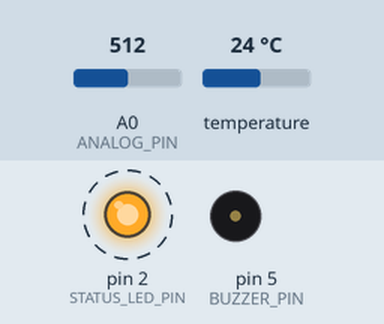
Bench run of a sketch on a simulated Arduino Uno, built with avr-gcc and run on an emulated ATmega328P. On the bench: output pins drawn as LEDs (lit = HIGH), buzzer (waves = sounding, pin HIGH). Dashed ring = blinking. The test bench sets the inputs (shaded band); at power-on: A0 (ANALOG_PIN) = 512, temperature 24 °C. Random numbers use the default seed unless the sketch sets one; what the sketch prints to the serial monitor is not drawn.

Above: at 1.8 s.
1.9 s: A0 (ANALOG_PIN) set to 587
7.9 s: A0 (ANALOG_PIN) set to 607
At 9.4 s:
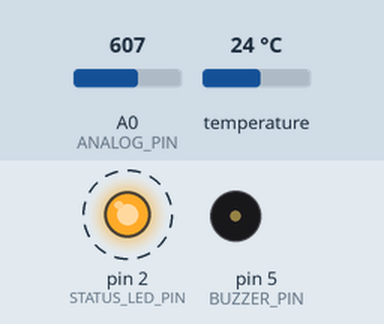
13.9 s: temperature set to 20.7 °C
17.9 s: temperature set to 19.1 °C
At 19.4 s:
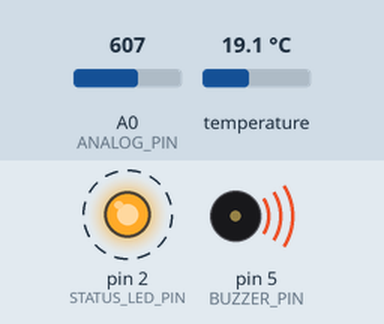
Timing chart, 0 to 29.9 s (numbered marks = the images above; inputs shaded):
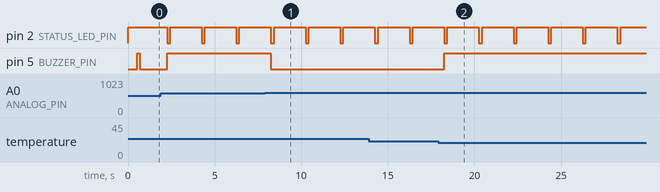

Measured:
- the behaviour switches between 20 and 19.9 °C on temperature (found by bisection; images 1 and 2)
- after the input at 7.9 s, pin 5 (BUZZER_PIN): HIGH → LOW after 0.35 s
- after the input at 17.9 s, pin 5 (BUZZER_PIN): LOW → HIGH after 0.35 s
- by itself, pin 2 (STATUS_LED_PIN): alternates HIGH for 1.8 s and LOW for 0.18 s

The sketch:

AquaSentinel_ESP8266.ino
```cpp
/*
 * AquaSentinel — ESP8266 Water Quality IoT Node + HM-10 BLE Bridge
 *
 * Hardware Setup:
 *  - ESP8266 Development Board (NodeMCU v2/v3 or Wemos D1 Mini)
 *  - HM-10 (or AT-09 / CC2541 / MLT-BT05) Bluetooth 4.0 LE Module
 *  - DS18B20 Digital Waterproof Temperature Sensor (GPIO 4 / D2, 4.7k pull-up)
 *  - Analog Sensor on A0 (e.g., Analog pH or Turbidity Sensor)
 *  - Alert Buzzer on GPIO 5 / D1
 *  - Onboard Status LED on GPIO 2 / D4
 *
 * HM-10 to ESP8266 Wiring:
 *  - HM-10 VCC  --> 5V (or 3.3V depending on module breakout board)
 *  - HM-10 GND  --> ESP8266 GND
 *  - HM-10 TXD  --> ESP8266 D5 (GPIO 14, SoftwareSerial RX)
 *  - HM-10 RXD  --> ESP8266 D6 (GPIO 12, SoftwareSerial TX)
 *    (Note: HM-10 RX is 3.3V logic tolerant, matching ESP8266 3.3V logic)
 *
 * How it works with the Web Dashboard:
 *  1. HM-10 advertises standard BLE Service UUID: 0000ffe0-0000-1000-8000-00805f9b34fb
 *  2. ESP8266 formats sensor data as a compact JSON string terminated with '\n'.
 *  3. SoftwareSerial sends this string to HM-10.
 *  4. HM-10 transmits it over BLE characteristic 0000ffe1-0000-1000-8000-00805f9b34fb in 20-byte chunks.
 *  5. AquaSentinel web app reassembles the chunks on '\n' and feeds them to the live dashboard & Gemini AI!
 */

#include <SoftwareSerial.h>
#include <OneWire.h>
#include <DallasTemperature.h>

// ================= PIN DEFINITIONS =================
#define ONE_WIRE_BUS      4   // D2 (GPIO 4) for DS18B20 1-Wire
#define BUZZER_PIN        5   // D1 (GPIO 5) for alert buzzer
#define STATUS_LED_PIN    2   // D4 (GPIO 2) onboard LED (Active LOW on ESP8266)
#define ANALOG_PIN        A0  // ESP8266 ADC0 (0-1.0V or 0-3.3V on NodeMCU boards)

// HM-10 SoftwareSerial Pins
#define HM10_RX_PIN       14  // D5 (GPIO 14) connects to HM-10 TX
#define HM10_TX_PIN       12  // D6 (GPIO 12) connects to HM-10 RX

// Sensor Objects
SoftwareSerial bleSerial(HM10_RX_PIN, HM10_TX_PIN); // RX, TX
OneWire oneWire(ONE_WIRE_BUS);
DallasTemperature tempSensor(&oneWire);

// Telemetry thresholds
const float TEMP_MIN = 20.0;
const float TEMP_MAX = 33.0;
const float PH_MIN = 6.5;
const float PH_MAX = 8.5;
const float TURB_ALERT = 80.0;

// Variables
float currentTemp = 27.5;
float currentPh = 7.2;
float currentTurbidity = 22.0;

unsigned long lastSendTime = 0;
const unsigned long SEND_INTERVAL_MS = 2000; // Broadcast every 2 seconds

// Moving average for analog pin
float readA0Voltage(int samples = 10) {
  long sum = 0;
  for (int i = 0; i < samples; i++) {
    sum += analogRead(ANALOG_PIN);
    delay(5);
  }
  float avgRaw = (float)sum / samples;
  // NodeMCU internal voltage divider scales 0-3.3V down to 0-1.0V for ESP8266 ADC
  return (avgRaw / 1024.0) * 3.3;
}

void setup() {
  pinMode(BUZZER_PIN, OUTPUT);
  pinMode(STATUS_LED_PIN, OUTPUT);
  digitalWrite(BUZZER_PIN, LOW);
  digitalWrite(STATUS_LED_PIN, HIGH); // Off for active-low LED

  // USB Serial Monitor
  Serial.begin(115200);
  delay(500);
  Serial.println(F("\n====================================="));
  Serial.println(F("AquaSentinel ESP8266 + HM-10 Node Starting..."));
  Serial.println(F("====================================="));

  // HM-10 BLE Baud Rate (Standard default is 9600)
  bleSerial.begin(9600);
  Serial.println(F("[BLE] SoftwareSerial initialized at 9600 baud."));

  // Initialize Temperature Sensor
  tempSensor.begin();
  tempSensor.setResolution(10);
  Serial.println(F("[Sensors] DS18B20 temperature sensor ready."));

  // Beep on boot
  digitalWrite(BUZZER_PIN, HIGH);
  delay(150);
  digitalWrite(BUZZER_PIN, LOW);
}

void loop() {
  unsigned long now = millis();

  // Read sensors and transmit every SEND_INTERVAL_MS
  if (now - lastSendTime >= SEND_INTERVAL_MS) {
    lastSendTime = now;

    // 1. Read DS18B20 Temperature
    tempSensor.requestTemperatures();
    float t = tempSensor.getTempCByIndex(0);
    if (t > -50.0 && t < 85.0) {
      currentTemp = t;
    } else {
      // Fallback simulated realistic variation if probe disconnected
      currentTemp += ((float)(random(-15, 16)) / 100.0);
      if (currentTemp < 24.0) currentTemp = 24.5;
      if (currentTemp > 31.0) currentTemp = 30.5;
    }

    // 2. Read Analog Sensor (pH calculation formula: pH = 7.0 + (2.5 - V) * slope)
    float vA0 = readA0Voltage(10);
    currentPh = 7.0 + (2.5 - vA0) * 3.5;
    if (currentPh < 0.0) currentPh = 0.0;
    if (currentPh > 14.0) currentPh = 14.0;

    // 3. Turbidity simulation or reading
    currentTurbidity = 20.0 + ((float)random(0, 150) / 10.0);

    // 4. Determine status indicators
    String tempStatus = "NORMAL";
    if (currentTemp < TEMP_MIN || currentTemp > TEMP_MAX) tempStatus = "DANGER";
    else if (currentTemp < 23.0 || currentTemp > 30.0) tempStatus = "WARNING";

    String phStatus = "NORMAL";
    if (currentPh < 6.0 || currentPh > 9.0) phStatus = "DANGER";
    else if (currentPh < PH_MIN || currentPh > PH_MAX) phStatus = "WARNING";

    String turbStatus = (currentTurbidity > TURB_ALERT) ? "DANGER" : (currentTurbidity > 50.0 ? "WARNING" : "NORMAL");

    String overallStatus = "NORMAL";
    if (tempStatus == "DANGER" || phStatus == "DANGER" || turbStatus == "DANGER") {
      overallStatus = "DANGER";
    } else if (tempStatus == "WARNING" || phStatus == "WARNING" || turbStatus == "WARNING") {
      overallStatus = "WARNING";
    }

    // 5. Trigger buzzer on DANGER
    bool buzzerActive = (overallStatus == "DANGER");
    digitalWrite(BUZZER_PIN, buzzerActive ? HIGH : LOW);

    // Blink Status LED during transmission
    digitalWrite(STATUS_LED_PIN, LOW); // LED ON

    // 6. Assemble compact JSON payload terminated with '\n'
    // IMPORTANT: Keep JSON concise to minimize BLE chunk count
    String jsonPayload = "{\"temperature\":" + String(currentTemp, 2) +
                         ",\"ph\":" + String(currentPh, 2) +
                         ",\"turbidity\":" + String(currentTurbidity, 1) +
                         ",\"temperatureStatus\":\"" + tempStatus + "\"" +
                         ",\"phStatus\":\"" + phStatus + "\"" +
                         ",\"turbidityStatus\":\"" + turbStatus + "\"" +
                         ",\"overallStatus\":\"" + overallStatus + "\"" +
                         ",\"buzzer\":" + (buzzerActive ? "1" : "0") + "}\n";

    // 7. Send to HM-10 over SoftwareSerial
    bleSerial.print(jsonPayload);

    // Also mirror to USB Serial monitor for easy debugging
    Serial.print(F("[ESP8266 -> HM-10] "));
    Serial.print(jsonPayload);

    digitalWrite(STATUS_LED_PIN, HIGH); // LED OFF
  }

  // Pass any incoming BLE commands back to USB Serial
  if (bleSerial.available()) {
    char c = bleSerial.read();
    Serial.write(c);
  }
}
```
